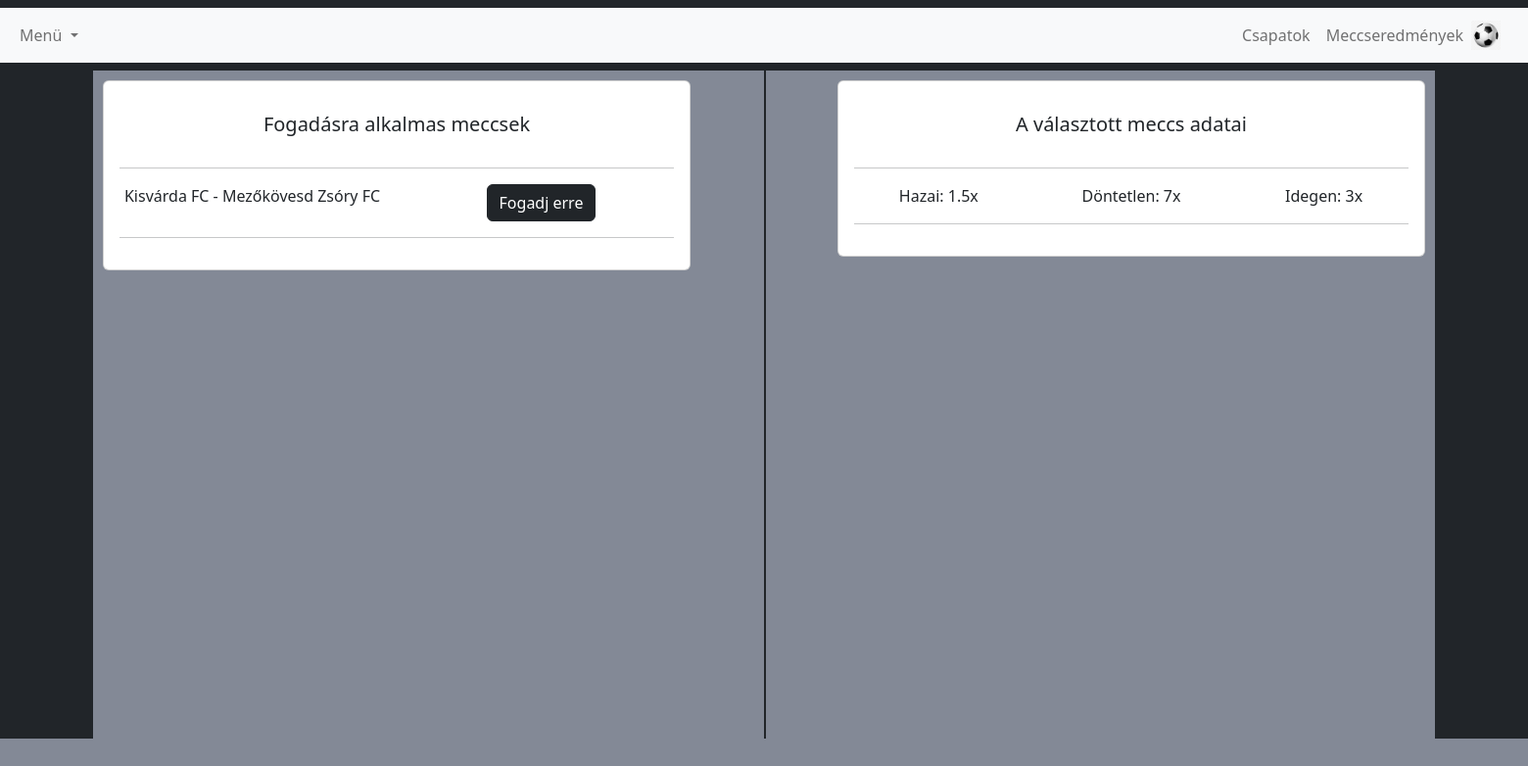
The page /fogadas_adatok.php (signed in) on the database its author committed.
### tables this page shows
CREATE TABLE `csapat_parositas` (
  `hazai_sz` varchar(4) DEFAULT NULL,
  `dontetlen_sz` varchar(4) DEFAULT NULL,
  `idegen_sz` varchar(4) DEFAULT NULL,
  `hazai_idegen_cs` varchar(255) DEFAULT NULL
);

### fogadas_adatok.php (the view, shortened to what this page needs)
<?php require_once('header.php') ?>
<?php
$serverAddress = 'localhost';
$username = 'root';
$password = '';
$databaseName = 'football_projekt';
$connection = mysqli_connect($serverAddress, $username, $password, $databaseName);
?>
<div class="vl">
  <?php
  if ($_SESSION['user']['admin'] == 0) {
    $sql = $connection->query('SELECT * FROM csapat_parositas');
    echo '<div class="kartya">
                    <div class="card mb-4">
                       <div class="card-body text-center">
                 <h5 class="my-3">Fogadásra alkalmas meccsek</h5>
                 <div class="d-flex justify-content-center mb-2">
                                         </div>';
    while ($row = $sql->fetch_array()) {
      echo '
        <hr>
          <div class="row">
              <div class="col-sm-6">
                 <p class="mb-0">' . $row['hazai_idegen_cs'] . '</p>
              </div>
              <div class="col-sm-6">
              <form method="POST" action="fogadas_adatok.php">
                 <button class="btn btn-dark" type="submit" id="' . $row['hazai_idegen_cs'] . '" name="' . $row['hazai_idegen_cs'] . '">Fogadj erre</button>
              </form>
              </div>
          </div>
        <hr>';
    }
    echo ' </div>
        </div>
       </div>';
  }
  ?>
<?php
  if ($_SESSION['user']['admin'] == 0) {
    $sql = $connection->query('SELECT * FROM csapat_parositas');
    echo '<div class="kartya2">
                    <div class="card mb-4">
                       <div class="card-body text-center">
                 <h5 class="my-3">A választott meccs adatai</h5>
                 <div class="d-flex justify-content-center mb-2">
                                         </div>';
    while ($row = $sql->fetch_array()) {
      echo '
        <hr>
          <div class="row">
              <div class="col-sm-4">
              <p class="mb-0"> Hazai: ' . $row['hazai_sz'] . 'x</p>
              </div>
              <div class="col-sm-4">
              <p class="mb-0"> Döntetlen: ' . $row['dontetlen_sz'] . 'x</p>
              </div>
              <div class="col-sm-4">
              <p class="mb-0"> Idegen: ' . $row['idegen_sz'] . 'x</p>
              </div>
          </div>
        <hr>';
    }
    echo ' </div>
        </div>
       </div>';
  }
  ?>
  <div class="vertical"></div>
</div>
<div class="vl">
</div>
<?php require_once('footer.php') ?>

### fogadas_adatok.php (style rules this page uses)
.vl { border-left: 95px solid #212529; border-right: 95px solid #212529; height: 341px; }
.vertical { border-left: 2px solid #212529; height: 682px; position: relative; left: 50%; }
.kartya { margin-top: 10px; position: absolute; left: 105px; width: 600px; }
.kartya2 { margin-top: 10px; position: absolute; right: 105px; width: 600px; }

### rows shown on the page
csapat_parositas: hazai_idegen_cs "Kisvárda FC - Mezőkövesd Zsóry FC", hazai_sz "1.5", dontetlen_sz "7", idegen_sz "3"
